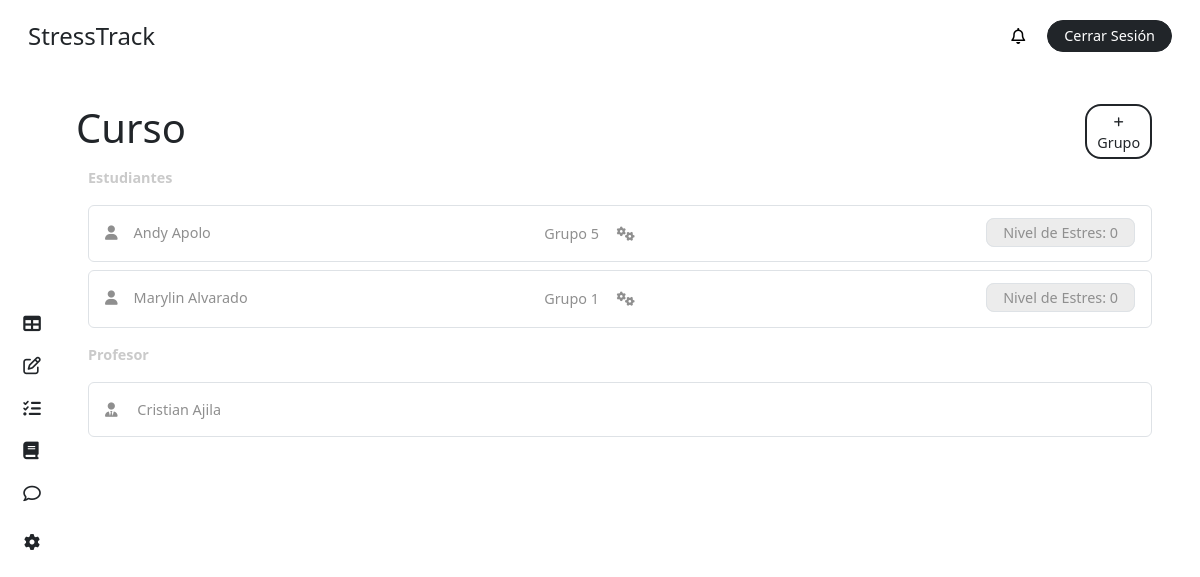
Before: /course/ (signed in) with the older database file.
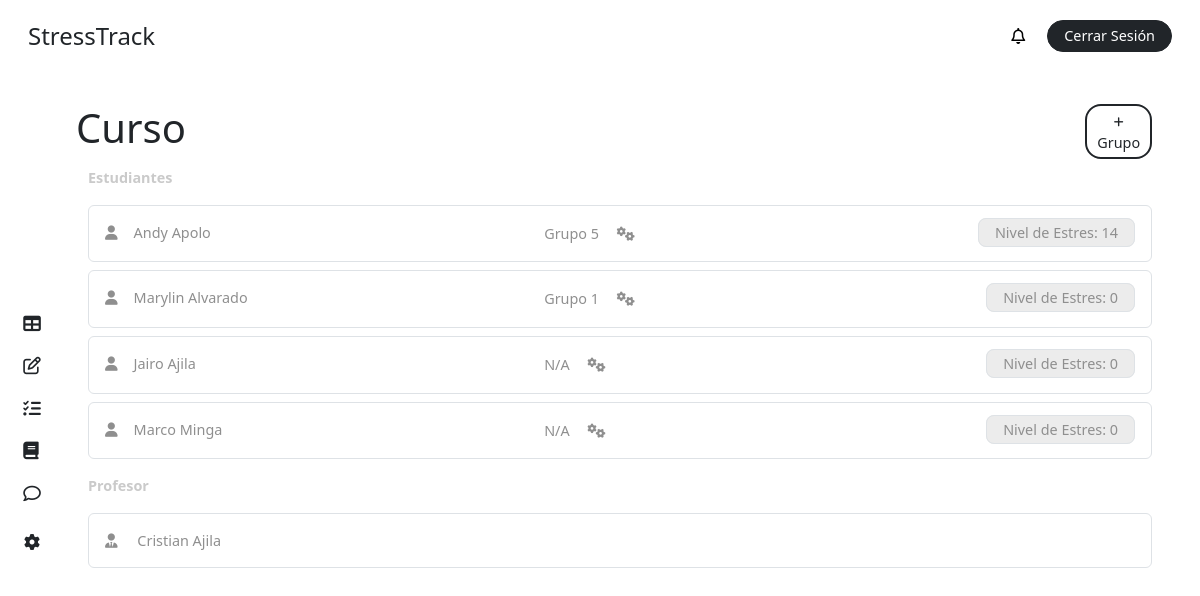
After: the same page with the newer database file.
### stress/models.py (models this page shows, shortened)
class CustomUser(AbstractBaseUser, PermissionsMixin):
    ROLE_CHOICES = [
        ('student', 'Alumno'),
        ('teacher', 'Profesor'),
        ('superuser', 'Administrador'),
    ]
    first_name = models.CharField(max_length=50, blank=True)
    last_name = models.CharField(max_length=50, blank=True)
    dni = models.CharField(max_length=10, unique=True, blank=True, null=True)
    email = models.EmailField(unique=True)
    role = models.CharField(max_length=20, choices=ROLE_CHOICES, default='student')
    is_active = models.BooleanField(default=True)
    is_staff = models.BooleanField(default=False)
    stress = models.IntegerField(default=0)
    share_stress_level = models.BooleanField(default=False)
    recommendation = models.ForeignKey(Recommendation, on_delete=models.SET_NULL, null=True, blank=True, related_name='users')
    course = models.ForeignKey(Course, on_delete=models.CASCADE, related_name='students', null=True, blank=True)
    group = models.ForeignKey(Team, on_delete=models.CASCADE, related_name='members', null=True, blank=True)
    objects = CustomUserManager()
    USERNAME_FIELD = 'email'
    REQUIRED_FIELDS = []

class Team(models.Model):
    name = models.CharField(max_length=20)
    course = models.ForeignKey(Course, on_delete=models.CASCADE, related_name='teams')
    def __str__(self):
        return f"{self.name}"

### stress/views.py (the view, shortened to what this page needs)
# urls.py: path('course/', views.course, name='course'),
@login_required
def course(request):
    user = request.user
    course = user.course if user.role == 'student' else user.teaching_courses.first()
    if course:
        students = course.students.filter(is_active=True).all()
        teacher = course.teacher
        groups = course.teams.all()
    else:
        students = None
        teacher = None
        groups = None
    context = {
        'students': students,
        'role': request.user.role,
        'groups': groups,
        'teacher': teacher,
        'course': course,
        'notifications': user.notifications.all(),
        'unread_notifications': user.notifications.filter(is_read=False).count(),
    }
    return render(request, 'dashboard/course.html', context)

### stress/templates/dashboard/course.html (shortened to what the changed rows need)
{% extends "base/dashboard_base.html" %}
{% block content %}
<main class="main p-4 pt-2 pe-5">
  <div class="my-4">
    <div class="row">
      <div class="col-11 p-0">
        <h1 class="m-0">Curso</h1>
      </div>
    </div>
    {% if not course %}
      {% if role == 'student' %}
        <div class="bg-inf p-3 rounded-2 text-gris my-4">
        <i class="fas fa-info-circle"></i> No estas matriculado a un curso por el
        momento.
        </div>
      {% else %}
        <div class="bg-inf p-3 rounded-2 text-gris my-4">
        <i class="fas fa-info-circle"></i> No estas asignado a un curso por el
        momento.
        </div>
      {% endif %}
    {% else %}
      {% if not students %}
        <div class="bg-inf p-3 rounded-2 text-gris">
          <i class="fas fa-info-circle"></i> No hay estudiantes matriculados por el momento.
        </div>
      {% else %}
        {% for student in students %}
            <div class="p-3 my-2 rounded-2 text-gris border border-1">
                <div class="row">
                    <div class="col-5">
                        <i class="fa-solid fa-user me-3"></i>{{ student.first_name }} {{ student.last_name }}
                    </div>
                    <div class="col-4">
                        {% if student.group %}
                            {{ student.group }}
                        {% else %}
                            N/A
                        {% endif %}
                        {% if role == 'teacher' %}
                            <button
                                data-bs-toggle="modal"
                                data-bs-target="#putTeamUser"
                                class="mx-2 bg-white border-0 text-gris put-team"
                                data-user='{"id": "{{ student.id }}"}'
                                title="Agregar a un grupo">
                                <i class="fa-solid fa-gears"></i>
                            </button>
                        {% endif %}
                    </div>
                    {% if role == 'student' %}
                        {% if student.share_stress_level %}
                            <div class="col-3 text-end">
                                <div
                                    class="ms-4 bg-color-grisillo py-1 px-3 border d-inline rounded-3 fs-7"
                                >
                                    Nivel de Estres: {{ student.stress }}
                                </div>
                            </div>
                        {% endif %}
                    {% else %}
                        <div class="col-3 text-end">
                            <div
                                class="ms-4 bg-color-grisillo py-1 px-3 border d-inline rounded-3 fs-7"
                            >
                                Nivel de Estres: {{ student.stress }}
                            </div>
                        </div>
                    {% endif %}
                </div>
            </div>
        {% endfor %}
      {% endif %}
    {% endif %}
  </div>
</main>
{% endblock %}

Changed rows visible on the page:
changed CustomUser "Andy": stress "0" → "14"
added CustomUser: first_name "Jairo", last_name "Ajila", shows "N/A", stress "0"
added CustomUser: first_name "Marco", last_name "Minga", shows "N/A", stress "0"
